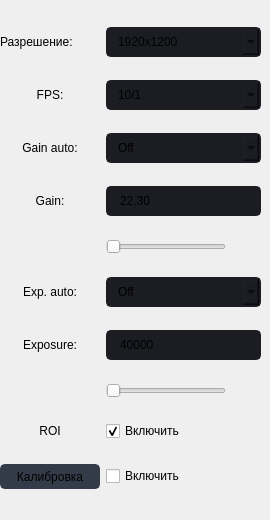
                      <widget class="QFrame" name="frame_5">
                       <property name="styleSheet">
                        <string notr="true"/>
                       </property>
                       <property name="frameShape">
                        <enum>QFrame::NoFrame</enum>
                       </property>
                       <property name="frameShadow">
                        <enum>QFrame::Raised</enum>
                       </property>
                       <widget class="QWidget" name="gridLayoutWidget_2">
                        <property name="geometry">
                         <rect>
                          <x>0</x>
                          <y>10</y>
                          <width>261</width>
                          <height>501</height>
                         </rect>
                        </property>
                        <layout class="QGridLayout" name="gridLayout_4">
                         <item row="8" column="1">
                          <widget class="QCheckBox" name="checkBox_turnROI">
                           <property name="text">
                            <string>Включить</string>
                           </property>
                           <property name="icon">
                            <iconset resource="files.qrc">
                             <normaloff>:/16x16/icons/16x16/cil-mobile-landscape.png</normaloff>:/16x16/icons/16x16/cil-mobile-landscape.png</iconset>
                           </property>
                           <property name="checked">
                            <bool>true</bool>
                           </property>
                          </widget>
                         </item>
                         <item row="9" column="1">
                          <widget class="QCheckBox" name="checkBox_turnCalibrationFilter">
                           <property name="text">
                            <string>Включить</string>
                           </property>
                           <property name="icon">
                            <iconset resource="files.qrc">
                             <normaloff>:/16x16/icons/16x16/cil-view-module.png</normaloff>:/16x16/icons/16x16/cil-view-module.png</iconset>
                           </property>
                           <property name="checked">
                            <bool>false</bool>
                           </property>
                          </widget>
                         </item>
                         <item row="0" column="0">
                          <widget class="QLabel" name="label_8">
                           <property name="minimumSize">
                            <size>
                             <width>100</width>
                             <height>20</height>
                            </size>
                           </property>
                           <property name="maximumSize">
                            <size>
                             <width>100</width>
                             <height>20</height>
                            </size>
                           </property>
                           <property name="text">
                            <string>Разрешение:</string>
                           </property>
                          </widget>
                         </item>
                         <item row="7" column="1">
                          <widget class="QSlider" name="horizontalSlider_5">
                           <property name="minimumSize">
                            <size>
                             <width>120</width>
                             <height>0</height>
                            </size>
                           </property>
                           <property name="maximumSize">
                            <size>
                             <width>100</width>
                             <height>16777215</height>
                            </size>
                           </property>
                           <property name="styleSheet">
                            <string notr="true"/>
                           </property>
                           <property name="orientation">
                            <enum>Qt::Horizontal</enum>
                           </property>
                          </widget>
                         </item>
                         <item row="0" column="1">
                          <widget class="QComboBox" name="comboBox_2">
                           <property name="font">
                            <font>
                             <family>Segoe UI</family>
                             <pointsize>9</pointsize>
                            </font>
                           </property>
                           <property name="autoFillBackground">
                            <bool>false</bool>
                           </property>
                           <property name="styleSheet">
                            <string notr="true">QComboBox{
	background-color: rgb(27, 29, 35);
	border-radius: 5px;
	border: 2px solid rgb(27, 29, 35);
	padding: 5px;
	padding-left: 10px;
}
QComboBox:hover{
	border: 2px solid rgb(64, 71, 88);
}
QComboBox QAbstractItemView {
	color: rgb(85, 170, 255);	
	background-color: rgb(27, 29, 35);
	padding: 10px;
	selection-background-color: rgb(39, 44, 54);
}</string>
                           </property>
                           <property name="iconSize">
                            <size>
                             <width>16</width>
                             <height>16</height>
                            </size>
                           </property>
                           <property name="frame">
                            <bool>true</bool>
                           </property>
                           <item>
                            <property name="text">
                             <string>1920x1200</string>
                            </property>
                           </item>
                           <item>
                            <property name="text">
                             <string>1920x1080</string>
                            </property>
                           </item>
                           <item>
                            <property name="text">
                             <string>1440x1080</string>
                            </property>
                           </item>
                           <item>
                            <property name="text">
                             <string>1280x720</string>
                            </property>
                           </item>
                           <item>
                            <property name="text">
                             <string>960x720</string>
                            </property>
                           </item>
                          </widget>
                         </item>
                         <item row="2" column="1">
                          <widget class="QComboBox" name="comboBox_4">
                           <property name="font">
                            <font>
                             <family>Segoe UI</family>
                             <pointsize>9</pointsize>
                            </font>
                           </property>
                           <property name="autoFillBackground">
                            <bool>false</bool>
                           </property>
                           <property name="styleSheet">
                            <string notr="true">QComboBox{
	background-color: rgb(27, 29, 35);
	border-radius: 5px;
	border: 2px solid rgb(27, 29, 35);
	padding: 5px;
	padding-left: 10px;
}
QComboBox:hover{
	border: 2px solid rgb(64, 71, 88);
}
QComboBox QAbstractItemView {
	color: rgb(85, 170, 255);	
	background-color: rgb(27, 29, 35);
	padding: 10px;
	selection-background-color: rgb(39, 44, 54);
}</string>
                           </property>
                           <property name="iconSize">
                            <size>
                             <width>16</width>
                             <height>16</height>
                            </size>
                           </property>
                           <property name="frame">
                            <bool>true</bool>
                           </property>
                           <item>
                            <property name="text">
                             <string>Off</string>
                            </property>
                           </item>
                           <item>
                            <property name="text">
                             <string>Continuous</string>
                            </property>
                           </item>
                          </widget>
                         </item>
                         <item row="6" column="1">
                          <widget class="QLineEdit" name="lineEdit_3">
                           <property name="minimumSize">
                            <size>
                             <width>0</width>
                             <height>30</height>
                            </size>
                           </property>
                           <property name="styleSheet">
                            <string notr="true">QLineEdit {
	background-color: rgb(27, 29, 35);
	border-radius: 5px;
	border: 2px solid rgb(27, 29, 35);
	padding-left: 10px;
}
QLineEdit:hover {
	border: 2px solid rgb(64, 71, 88);
}
QLineEdit:focus {
	border: 2px solid rgb(91, 101, 124);
}</string>
                           </property>
                           <property name="text">
                            <string>40000</string>
                           </property>
                           <property name="placeholderText">
                            <string>3500</string>
                           </property>
                          </widget>
                         </item>
                         <item row="3" column="0">
                          <widget class="QLabel" name="label_11">
                           <property name="minimumSize">
                            <size>
                             <width>100</width>
                             <height>20</height>
                            </size>
                           </property>
                           <property name="maximumSize">
                            <size>
                             <width>100</width>
                             <height>20</height>
                            </size>
                           </property>
                           <property name="text">
                            <string>Gain:</string>
                           </property>
                           <property name="alignment">
                            <set>Qt::AlignCenter</set>
                           </property>
                          </widget>
                         </item>
                         <item row="1" column="1">
                          <widget class="QComboBox" name="comboBox_3">
                           <property name="font">
                            <font>
                             <family>Segoe UI</family>
                             <pointsize>9</pointsize>
                            </font>
                           </property>
                           <property name="autoFillBackground">
                            <bool>false</bool>
                           </property>
                           <property name="styleSheet">
                            <string notr="true">QComboBox{
	background-color: rgb(27, 29, 35);
	border-radius: 5px;
	border: 2px solid rgb(27, 29, 35);
	padding: 5px;
	padding-left: 10px;
}
QComboBox:hover{
	border: 2px solid rgb(64, 71, 88);
}
QComboBox QAbstractItemView {
	color: rgb(85, 170, 255);	
	background-color: rgb(27, 29, 35);
	padding: 10px;
	selection-background-color: rgb(39, 44, 54);
}</string>
                           </property>
                           <property name="iconSize">
                            <size>
                             <width>16</width>
                             <height>16</height>
                            </size>
                           </property>
                           <property name="frame">
                            <bool>true</bool>
                           </property>
                           <item>
                            <property name="text">
                             <string>10/1</string>
                            </property>
                           </item>
                           <item>
                            <property name="text">
                             <string>15/1</string>
                            </property>
                           </item>
                           <item>
                            <property name="text">
                             <string>20/1</string>
                            </property>
                           </item>
                           <item>
                            <property name="text">
                             <string>25/1</string>
                            </property>
                           </item>
                          </widget>
                         </item>
                         <item row="5" column="0">
                          <widget class="QLabel" name="label_12">
                           <property name="minimumSize">
                            <size>
                             <width>100</width>
                             <height>20</height>
                            </size>
                           </property>
                           <property name="maximumSize">
                            <size>
                             <width>100</width>
                             <height>20</height>
                            </size>
                           </property>
                           <property name="text">
                            <string>Exp. auto:</string>
                           </property>
                           <property name="alignment">
                            <set>Qt::AlignCenter</set>
                           </property>
                          </widget>
                         </item>
                         <item row="6" column="0">
                          <widget class="QLabel" name="label_13">
                           <property name="minimumSize">
                            <size>
                             <width>100</width>
                             <height>20</height>
                            </size>
                           </property>
                           <property name="maximumSize">
                            <size>
                             <width>100</width>
                             <height>20</height>
                            </size>
                           </property>
                           <property name="text">
                            <string>Exposure:</string>
                           </property>
                           <property name="alignment">
                            <set>Qt::AlignCenter</set>
                           </property>
                          </widget>
                         </item>
                         <item row="1" column="0">
                          <widget class="QLabel" name="label_9">
                           <property name="minimumSize">
                            <size>
                             <width>100</width>
                             <height>20</height>
                            </size>
                           </property>
                           <property name="maximumSize">
                            <size>
                             <width>100</width>
                             <height>20</height>
                            </size>
                           </property>
                           <property name="text">
                            <string>FPS:</string>
                           </property>
                           <property name="alignment">
                            <set>Qt::AlignCenter</set>
                           </property>
                          </widget>
                         </item>
                         <item row="5" column="1">
                          <widget class="QComboBox" name="comboBox_5">
                           <property name="font">
                            <font>
                             <family>Segoe UI</family>
                             <pointsize>9</pointsize>
                            </font>
                           </property>
                           <property name="autoFillBackground">
                            <bool>false</bool>
                           </property>
                           <property name="styleSheet">
                            <string notr="true">QComboBox{
	background-color: rgb(27, 29, 35);
	border-radius: 5px;
	border: 2px solid rgb(27, 29, 35);
	padding: 5px;
	padding-left: 10px;
}
QComboBox:hover{
	border: 2px solid rgb(64, 71, 88);
}
QComboBox QAbstractItemView {
	color: rgb(85, 170, 255);	
	background-color: rgb(27, 29, 35);
	padding: 10px;
	selection-background-color: rgb(39, 44, 54);
}</string>
                           </property>
                           <property name="iconSize">
                            <size>
                             <width>16</width>
                             <height>16</height>
                            </size>
                           </property>
                           <property name="frame">
                            <bool>true</bool>
                           </property>
                           <item>
                            <property name="text">
                             <string>Off</string>
                            </property>
                           </item>
                           <item>
                            <property name="text">
                             <string>Continuous</string>
                            </property>
                           </item>
                          </widget>
                         </item>
                         <item row="2" column="0">
                          <widget class="QLabel" name="label_10">
                           <property name="minimumSize">
                            <size>
                             <width>100</width>
                             <height>20</height>
                            </size>
                           </property>
                           <property name="maximumSize">
                            <size>
                             <width>100</width>
                             <height>20</height>
                            </size>
                           </property>
                           <property name="text">
                            <string>Gain auto:</string>
                           </property>
                           <property name="alignment">
                            <set>Qt::AlignCenter</set>
                           </property>
                          </widget>
                         </item>
                         <item row="4" column="1">
                          <widget class="QSlider" name="horizontalSlider_6">
                           <property name="minimumSize">
                            <size>
                             <width>120</width>
                             <height>0</height>
                            </size>
                           </property>
                           <property name="maximumSize">
                            <size>
                             <width>100</width>
                             <height>16777215</height>
                            </size>
                           </property>
                           <property name="styleSheet">
                            <string notr="true"/>
                           </property>
                           <property name="orientation">
                            <enum>Qt::Horizontal</enum>
                           </property>
                          </widget>
                         </item>
                         <item row="3" column="1">
                          <widget class="QLineEdit" name="lineEdit_2">
                           <property name="minimumSize">
                            <size>
                             <width>0</width>
                             <height>30</height>
                            </size>
                           </property>
                           <property name="styleSheet">
                            <string notr="true">QLineEdit {
	background-color: rgb(27, 29, 35);
	border-radius: 5px;
	border: 2px solid rgb(27, 29, 35);
	padding-left: 10px;
}
QLineEdit:hover {
	border: 2px solid rgb(64, 71, 88);
}
QLineEdit:focus {
	border: 2px solid rgb(91, 101, 124);
}</string>
                           </property>
                           <property name="text">
                            <string>22,30</string>
                           </property>
                           <property name="placeholderText">
                            <string>20</string>
                           </property>
                          </widget>
                         </item>
                         <item row="8" column="0">
                          <widget class="QLabel" name="label_26">
                           <property name="minimumSize">
                            <size>
                             <width>100</width>
                             <height>20</height>
                            </size>
                           </property>
                           <property name="maximumSize">
                            <size>
                             <width>100</width>
                             <height>20</height>
                            </size>
                           </property>
                           <property name="text">
                            <string>ROI</string>
                           </property>
                           <property name="alignment">
                            <set>Qt::AlignCenter</set>
                           </property>
                          </widget>
                         </item>
                         <item row="9" column="0">
                          <widget class="QPushButton" name="make_lens_calibration">
                           <property name="sizePolicy">
                            <sizepolicy hsizetype="Fixed" vsizetype="Fixed">
                             <horstretch>0</horstretch>
                             <verstretch>0</verstretch>
                            </sizepolicy>
                           </property>
                           <property name="minimumSize">
                            <size>
                             <width>100</width>
                             <height>25</height>
                            </size>
                           </property>
                           <property name="maximumSize">
                            <size>
                             <width>100</width>
                             <height>16777215</height>
                            </size>
                           </property>
                           <property name="font">
                            <font>
                             <family>Segoe UI</family>
                             <pointsize>9</pointsize>
                            </font>
                           </property>
                           <property name="styleSheet">
                            <string notr="true">QPushButton {
	border: 2px solid rgb(52, 59, 72);
	border-radius: 5px;	
	background-color: rgb(52, 59, 72);
}
QPushButton:hover {
	background-color: rgb(57, 65, 80);
	border: 2px solid rgb(61, 70, 86);
}
QPushButton:pressed {	
	background-color: rgb(35, 40, 49);
	border: 2px solid rgb(43, 50, 61);
}
QPushButton:checked {	
	background-color: rgb(85, 87, 83);
	border: 2px solid rgb(43, 50, 61);
}</string>
                           </property>
                           <property name="text">
                            <string>Калибровка</string>
                           </property>
                           <property name="icon">
                            <iconset resource="files.qrc">
                             <normaloff>:/16x16/icons/16x16/cil-caret-right.png</normaloff>
                             <normalon>:/16x16/icons/16x16/cil-media-pause.png</normalon>:/16x16/icons/16x16/cil-caret-right.png</iconset>
                           </property>
                           <property name="checkable">
                            <bool>true</bool>
                           </property>
                           <property name="checked">
                            <bool>false</bool>
                           </property>
                           <property name="autoDefault">
                            <bool>false</bool>
                           </property>
                           <property name="default">
                            <bool>false</bool>
                           </property>
                           <property name="flat">
                            <bool>false</bool>
                           </property>
                          </widget>
                         </item>
                        </layout>
                       </widget>
                      </widget>
